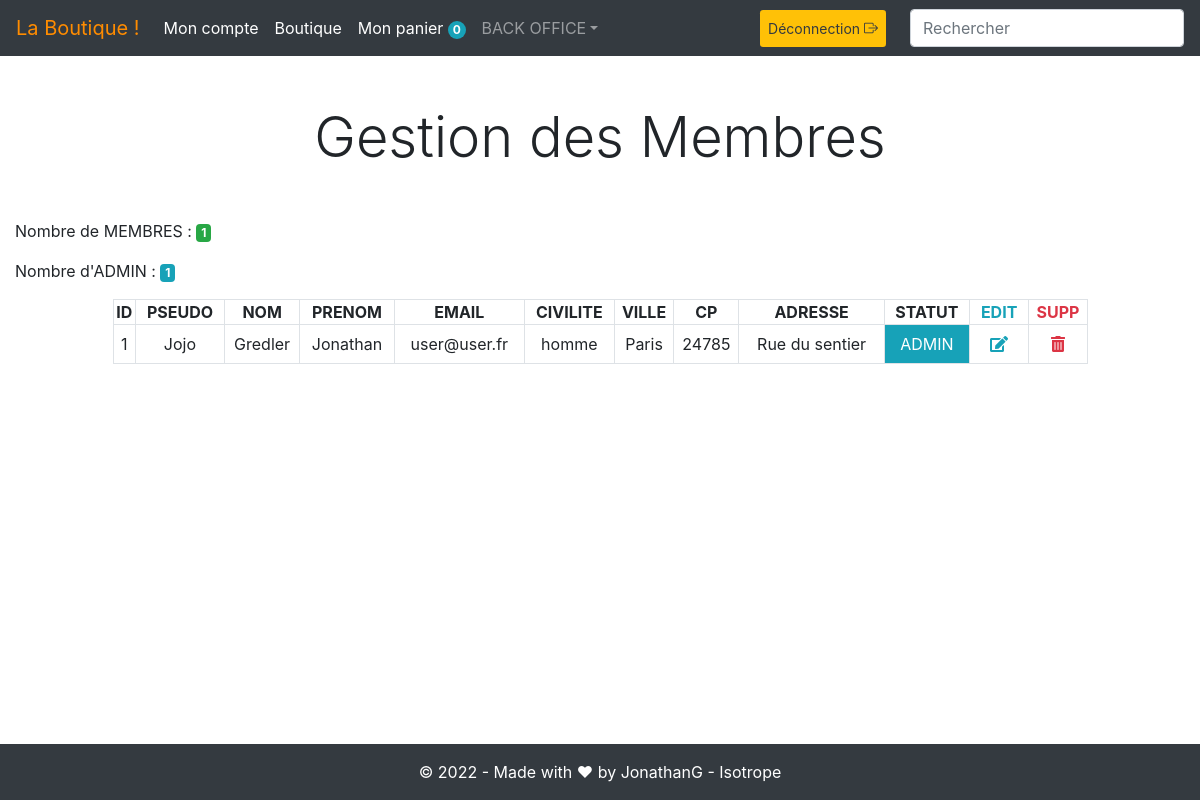
Screenshot of /admin/backOffice_membre.php (signed in) with the database file from the repository.
### tables this page shows
CREATE TABLE IF NOT EXISTS `membre` (
  `id_membre` int(11) NOT NULL AUTO_INCREMENT,
  `pseudo` varchar(20) NOT NULL,
  `mdp` varchar(255) NOT NULL,
  `nom` varchar(100) NOT NULL,
  `prenom` varchar(100) NOT NULL,
  `email` varchar(180) NOT NULL,
  `civilite` enum('homme','femme') NOT NULL,
  `ville` varchar(100) NOT NULL,
  `code_postal` int(5) NOT NULL,
  `adresse` varchar(180) NOT NULL,
  `statut` int(1) NOT NULL,
  PRIMARY KEY (`id_membre`)
);

### admin/backOffice_membre.php (the view, shortened to what this page needs)
<?php
require_once('../include/init_inc.php');
$select = $bdd->query("SELECT id_membre AS ID, pseudo, nom, prenom, email, civilite, ville, code_postal AS CP, adresse, statut FROM membre");
$nbreAdmin = $bdd->query("SELECT COUNT(statut) AS statut FROM membre WHERE statut = 1");
$admin= $nbreAdmin->fetch(PDO::FETCH_ASSOC);
require_once('../include/header_inc.php');
require_once('../include/nav_inc.php');
?>
<h1 class="mx-auto my-5 text-center display-4">Gestion des Membres</h1>
<div>
    <p>Nombre de MEMBRES : <span class="text-center badge badge-success"><?=$admin['statut']?></span></p>
    <p>Nombre d'ADMIN : <span class="text-center badge badge-info"><?=$admin['statut']?></span></p>
</div>
<table class="col-md-10 text-center mx-auto border table-bordered">
    <tr>
        <?php
            for($i =0; $i < $select->columnCount(); $i++)
            {
                $nomColonne = $select->getColumnMeta($i);
                echo  "<th>" . strtoupper($nomColonne['name']) . "</th>";
            }
        ?>
            <th class="text-info">EDIT</th>
            <th class="text-danger">SUPP</th>
    </tr>
    <?php while($membre=$select->fetch(PDO::FETCH_ASSOC)) : ?>
        <tr>
            <?php
            foreach($membre as $key => $value)
            {
                if($key == 'statut')
                {
                    if($value == 0)
                    {
                        echo "<td>MEMBRE</td>";
                    }
                    else
                    {
                        echo "<td class='bg-info text-white'>ADMIN</td>";
                    }
                }
                else
                {
                echo "<td>" . $value . "</td>";
                }
            }
            ?>
        <td><a href="?action=edit&id_membre=<?=$membre['ID'] ?>" class="btn"><i class='fas fa-edit text-info'></i></a></td>
        <td><a href="?action=supp&id_membre=<?= $membre['ID'] ?>&pseudo=<?=$membre['pseudo']?>" class="btn" onclick="return confirm('Supprimer le membre ?');"><i class='fas fa-trash-alt text-danger'></i></a></td>
        </tr>
    <?php endwhile; ?>
</table>
<?php
require_once('../include/footer_inc.php');
?>

### assets/app.css (style rules this page uses)
html, body { height: 100%; }
body { display: flex; flex-direction: column; }

### rows the page displays
membre: id_membre "1", pseudo "Jojo", nom "Gredler", prenom "Jonathan", email "user@user.fr", civilite "homme", ville "Paris", code_postal "24785", adresse "Rue du sentier", statut "ADMIN"

### other values shown
nbreProduitPanier() "0"
$admin['statut'] "1"
$nomColonne['name'] "ID"
$nomColonne['name'] "PSEUDO"
$nomColonne['name'] "NOM"
$nomColonne['name'] "PRENOM"
$nomColonne['name'] "EMAIL"
$nomColonne['name'] "CIVILITE"
$nomColonne['name'] "VILLE"
$nomColonne['name'] "CP"
$nomColonne['name'] "ADRESSE"
$nomColonne['name'] "STATUT"
